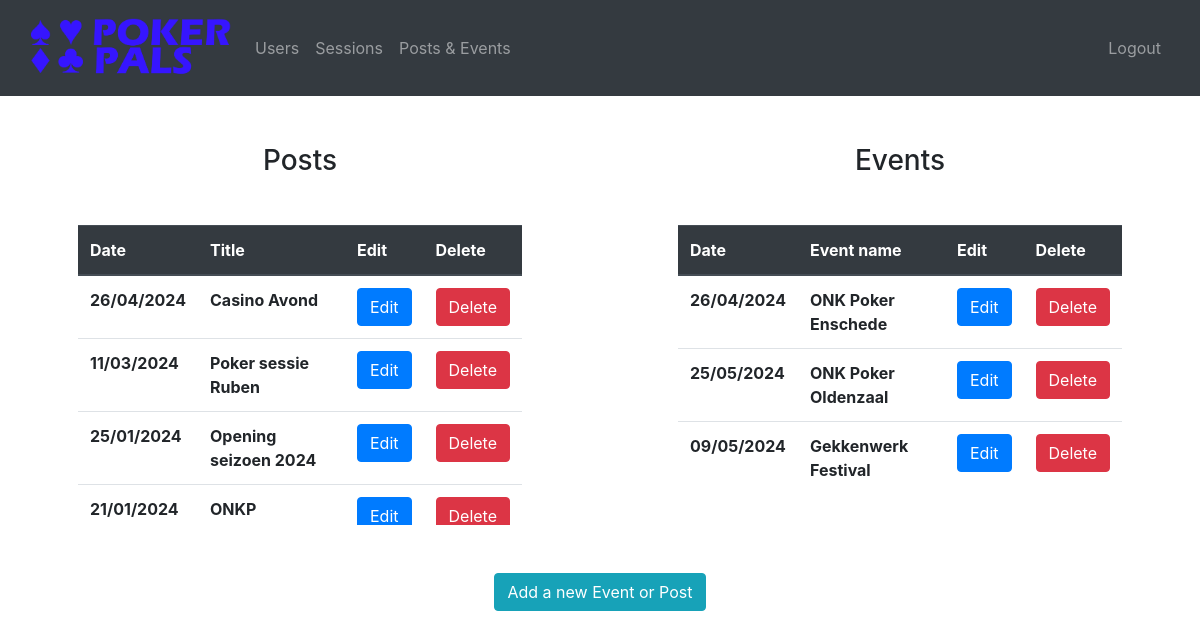
The app's page /admin/post-events (signed in) with its own data.
### website/models.py (models this page shows)
class Post(db.Model):
    id = db.Column(db.Integer, primary_key=True)
    title = db.Column(db.String(300))
    text = db.Column(db.String(10000))
    imgURL = db.Column(db.String(10000))
    date = db.Column(db.String(100))

class Events(db.Model, UserMixin):
    id = db.Column(db.Integer, primary_key=True)
    name = db.Column(db.String(150), unique=True)
    date = db.Column(db.String(150))

### website/admin.py (the view)
@admin.route('/post-events', methods=['GET'])
@login_required
def adminPostEvents():
    if current_user.name != "Admin":
        return redirect(url_for('auth.login'))
    return render_template("admin/adminPostEventsOverview.html", user = current_user, post_list = getPosts(), event_list = getEventsAdmin())

### website/__init__.py (called while the page is built)
def create_app():
    app = Flask(__name__)
    app.config['SECRET_KEY'] = 'ksjdksajdk17HSSH2ssj88ss'
    app.config['SQLALCHEMY_DATABASE_URI'] = f'sqlite:///{DB_NAME}'
    db.init_app(app)
    from .views import views
    from .auth import auth
    from .admin import admin
    app.register_blueprint(views, url_prefix='/')
    app.register_blueprint(auth, url_prefix='/')
    app.register_blueprint(admin, url_prefix='/admin')
    from .models import User, Post
    create_database(app)
    login_manager = LoginManager()
    login_manager.login_view = 'auth.login'
    login_manager.init_app(app)
    @login_manager.user_loader
    def load_user(id):
        return User.query.get(int(id))
    return app

### website/dbQueries.py (called while the page is built)
def getPosts():
    all_posts = Post.query.order_by(Post.id.desc()).all()
    return all_posts

def getEventsAdmin():
    all_events = Events.query.all()
    return all_events

### website/templates/admin/adminPostEventsOverview.html (shortened to what this page needs)
{% extends "admin/baseAdmin.html"%} {% block title %} Post & Events {% endblock %}
{% block content%}
<div class="row">
    <div class="col m-5">
        <h3 align="center" class="mb-5">Posts</h3>
        <div class="col overflow-auto" style="max-height: 300px;">
            <table class="table">
                <thead class="thead-dark">
                    <tr>
                        <th scope="col">Date</th>
                        <th scope="col">Title</th>
                        <th scope="col">Edit</th>
                        <th scope="col">Delete</th>
                    </tr>
                </thead>
                <tbody>
                    {% for post in post_list%}
                    <tr>
                        <th>{{post.date}}</th>
                        <th>{{post.title}}</th>
                        <td><button
                                onclick="editPost('{{post.id}}', '{{post.title}}', '{{post.date}}', '{{post.text | urlencode}}')"
                                class="btn btn-primary" data-toggle="modal" data-target="#postModal">Edit</button></td>
                        <td><button onclick="startDeletePost('{{post.id}}', '{{post.title}}')" class="btn btn-danger"
                                data-toggle="modal" data-target="#areYouSureModal">Delete</button></td>
                    </tr>
                    {%endfor%}
                </tbody>
            </table>
        </div>
    </div>
    <div class="col m-5">
        <h3 align="center" class="mb-5">Events</h3>
        <div class="col overflow-auto" style="max-height: 300px;">
            <table class="table">
                <thead class="thead-dark">
                    <tr>
                        <th scope="col">Date</th>
                        <th scope="col">Event name</th>
                        <th scope="col">Edit</th>
                        <th scope="col">Delete</th>
                    </tr>
                </thead>
                <tbody>
                    {% for event in event_list%}
                    <tr>
                        <th>{{event.date}}</th>
                        <th>{{event.name}}</th>
                        <td><button onclick="editEvent('{{event.id}}', '{{event.name}}', '{{event.date}}')"
                                class="btn btn-primary" data-toggle="modal" data-target="#eventModal">Edit</button></td>
                        <td><button onclick="startDeleteEvent('{{event.id}}', '{{event.name}}')" class="btn btn-danger"
                                data-toggle="modal" data-target="#areYouSureModal">Delete</button></td>
                    </tr>
                    {%endfor%}
                </tbody>
            </table>
        </div>
    </div>
</div>
<div class="text-center mb-5">
    <button onclick="add()" class="btn btn-info">Add a new Event or Post</button>
</div>
{% endblock %}

### records on screen
Post: date "26/04/2024", title "Casino Avond"
Post: date "11/03/2024", title "Poker sessie Ruben"
Post: date "25/01/2024", title "Opening seizoen 2024"
Post: date "21/01/2024", title "ONKP…"
Events: date "26/04/2024", name "ONK Poker Enschede"
Events: date "25/05/2024", name "ONK Poker Oldenzaal"
Events: date "09/05/2024", name "Gekkenwerk Festival"
